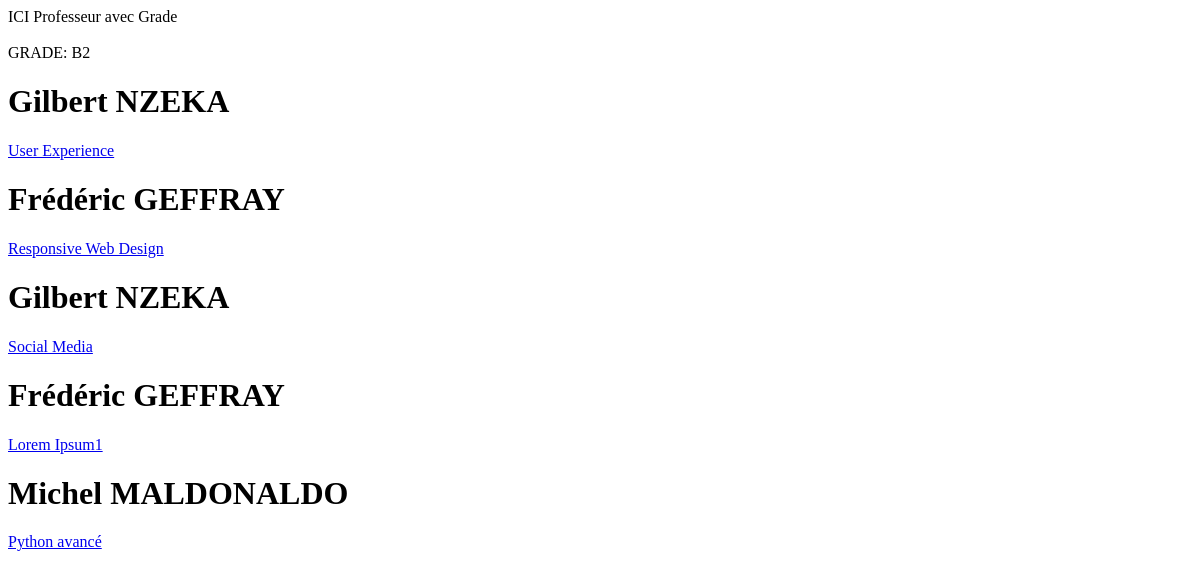
Page /dashboard/2/ on the earlier database version.
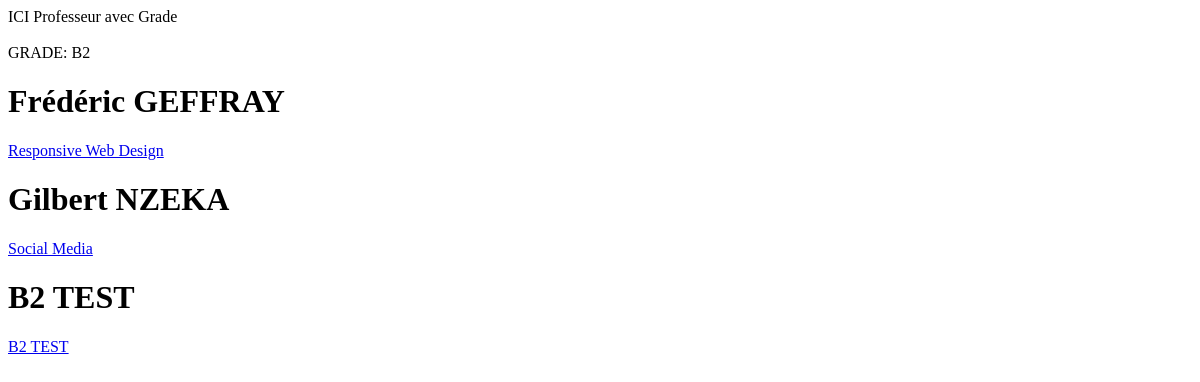
Same page on the later database version.
### epsi/models.py (models this page shows)
class Professeur(models.Model):
    idx = models.AutoField(primary_key=True)
    professeur = models.CharField(max_length=30)
    grade = models.CharField(max_length=10)
    grade_code = models.IntegerField(null=True)
    cours_donne = models.CharField(max_length=30)
    class Meta:
        verbose_name_plural = "Professeur"
    def __str__(self):
        return self.professeur

### dashboard/views.py (the view)
# urls.py: path('<int:grade_code>/', views.detail, name='grade2'),
def detail(request, grade_code):
    professeur = Professeur.objects.all().filter(grade_code=grade_code)
    print("context : professeur")
    print(professeur)
    context = {'professeur': professeur}
    return render(request, "dashboard/dashboard_grade.html", context)

### dashboard/templates/dashboard/dashboard_grade.html (shortened to what this page needs)
<!DOCTYPE html>
<html lang="en">
<head>
</head>
<body>
ICI Professeur avec Grade
<br>
<br>
    GRADE:    {{ professeur.0.grade}}
    {% for results in professeur %}
<h1>{{ results.professeur }}</h1>
<div><a href="/dashboard/{{results.grade_code}}/{{results.idx}}">{{ results.cours_donne }}</a></div>
    {%endfor%}
</body>
</html>

Differences in the rows shown:
removed Professeur: grade "B2", professeur "Gilbert NZEKA", cours_donne "User Experience"
no longer on this page (row unchanged): Professeur: professeur "Frédéric GEFFRAY", cours_donne "Lorem Ipsum1"
no longer on this page (row unchanged): Professeur: professeur "Michel MALDONALDO", cours_donne "Python avancé"
added Professeur: professeur "B2 TEST", cours_donne "B2 TEST"
